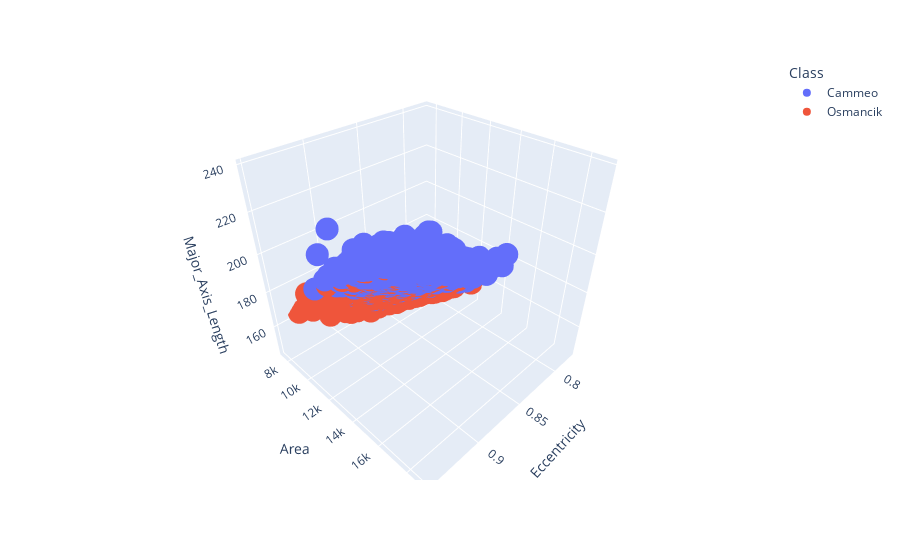

Notebook code for this chart:
### Markdown cell above
# Visualizing in 3D

### Code cell
# Ploting major and minor axis length and eccentricity, with observations
# color-coded by class.

px.scatter_3d(
    rice_dataset,
    x='Eccentricity',
    y='Area',
    z='Major_Axis_Length',
    color='Class',
).show()

### Figure 1 — Plotly figure (JSON) as saved in the notebook; plotly's stock layout.template omitted (floating-point values rounded to 4 significant figures; data arrays with more than 128 entries replaced by an {"elided": "..."} marker saying what was removed)
{"data": [{"hovertemplate": "Class=Cammeo<br>Eccentricity=%{x}<br>Area=%{y}<br>Major_Axis_Length=%{z}<extra></extra>", "legendgroup": "Cammeo", "marker": {"color": "#636efa", "symbol": "circle"}, "mode": "markers", "name": "Cammeo", "scene": "scene", "showlegend": true, "type": "scatter3d", "x": {"elided": "1630 float values"}, "y": {"elided": "1630 int values"}, "z": {"elided": "1630 float values"}}, {"hovertemplate": "Class=Osmancik<br>Eccentricity=%{x}<br>Area=%{y}<br>Major_Axis_Length=%{z}<extra></extra>", "legendgroup": "Osmancik", "marker": {"color": "#EF553B", "symbol": "circle"}, "mode": "markers", "name": "Osmancik", "scene": "scene", "showlegend": true, "type": "scatter3d", "x": {"elided": "2180 float values"}, "y": {"elided": "2180 int values"}, "z": {"elided": "2180 float values"}}], "layout": {"legend": {"title": {"text": "Class"}, "tracegroupgap": 0}, "margin": {"t": 60}, "scene": {"domain": {"x": [0, 1], "y": [0, 1]}, "xaxis": {"title": {"text": "Eccentricity"}}, "yaxis": {"title": {"text": "Area"}}, "zaxis": {"title": {"text": "Major_Axis_Length"}}}}}
